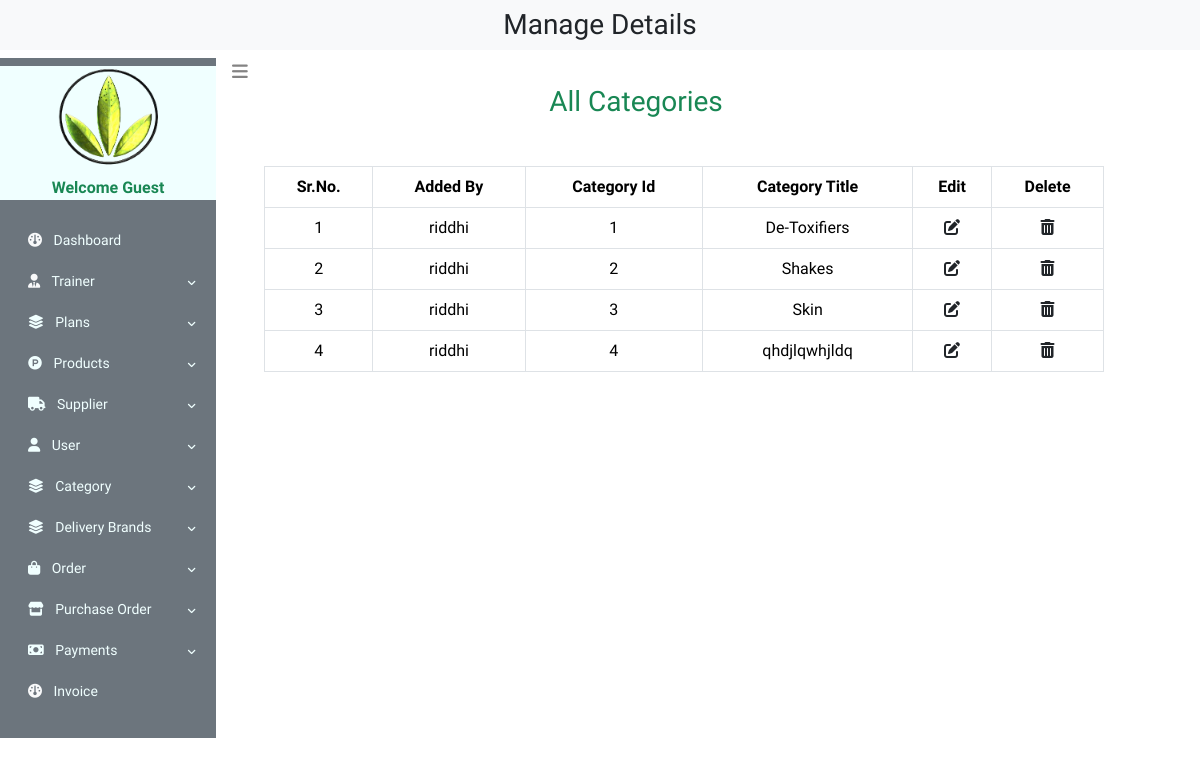
Screenshot of /admin_home.php?view_category with the database file from the repository.
### tables this page shows
CREATE TABLE `category` (
  `category_id` int(100) NOT NULL,
  `category_title` varchar(100) NOT NULL,
  `admin_id` int(11) NOT NULL
);

CREATE TABLE `admin_signup` (
  `admin_id` int(11) NOT NULL,
  `username` varchar(255) NOT NULL,
  `email` varchar(100) NOT NULL,
  `password` varchar(100) NOT NULL
);

### view_category.php (the view, shortened to what this page needs)
<?php
$servername = "localhost";
$username = "root";
$password = "";
$dbname = "life";
$conn = new mysqli($servername, $username, $password, $dbname);
?>
<!DOCTYPE html>
<html lang="en">
<head>
    <link rel="stylesheet" href="https://pro.fontawesome.com/releases/v5.10.0/css/all.css"/>
    <link rel="stylesheet" href="https://cdnjs.cloudflare.com/ajax/libs/font-awesome/6.5.1/css/all.min.css" />
    <link rel="stylesheet" href="profile.css">
    <link href="https://cdn.jsdelivr.net/npm/bootstrap@5.3.3/dist/css/bootstrap.min.css" rel="stylesheet">
</head>
<body>
    <?php
        $select_cat = "SELECT * FROM `category`";
        $result_cat = $conn->query($select_cat);
        if($result_cat)
        {
            echo "
                <h3 class='text-center text-success'>All Categories</h3>
                <table class='table table-bordered mt-5 mx-5'>
                    <thead class='bg-info text-center'>
                        <tr>
                            <th>Sr.No.</th>
                            <th>Added By</th>
                            <th>Category Id</th>
                            <th>Category Title</th>
                            <th>Edit</th>
                            <th>Delete</th>
                        </tr>
                    </thead>
                    <tbody>
                    ";
                    if($result_cat->num_rows>0)
                    {
                        $sr_no = 0;
                        while($row = mysqli_fetch_assoc($result_cat))
                        {
                            $admin_id = $row['admin_id'];
                            $category_id = $row['category_id'];
                            $category_title = $row['category_title'];
                            $sr_no++;
                            $get_name = "SELECT * FROM `admin_signup` WHERE `admin_id` = '$admin_id'";
                            $result_name = $conn->query($get_name);
                            if($result_name)
                            {
                                $row_name = $result_name->fetch_assoc();
                                $admin_name =$row_name['username'];
                            }
                        echo "
                            <tr class='text-center'>
                                <td>$sr_no</td>
                                <td>$admin_name</td>
                                <td>$category_id</td>
                                <td>$category_title</td>
                                <td><a href='admin_home.php?edit_category=$category_id'><i class='fa-solid fa-pen-to-square text-dark'></i></a></td>
                                <td><a href='admin_home.php?trash_category=$category_id'><i class='fa-solid fa-trash-can text-dark'></i></a></td>
                            </tr>";
                        }
                    }
                }
    ?>
        </tbody>
    </table>
</body>
</html>

### profile.css (style rules this page uses)
body { font-family: 'Spartan',sans-serif; margin: 0; padding: 0; }

### admin_home.php (style rules this page uses)
body { font-family: 'Spartan',sans-serif; margin: 0; padding: 0; }

### view_category.php (style rules this page uses)
body { font-family: 'Spartan',sans-serif; margin: 0; padding: 0; }

### rows the page displays
category: admin.username "riddhi", category_id "1", category_title "De-Toxifiers"
category: admin.username "riddhi", category_id "2", category_title "Shakes"
category: admin.username "riddhi", category_id "3", category_title "Skin"
category: admin.username "riddhi", category_id "4", category_title "qhdjlqwhjldq"
